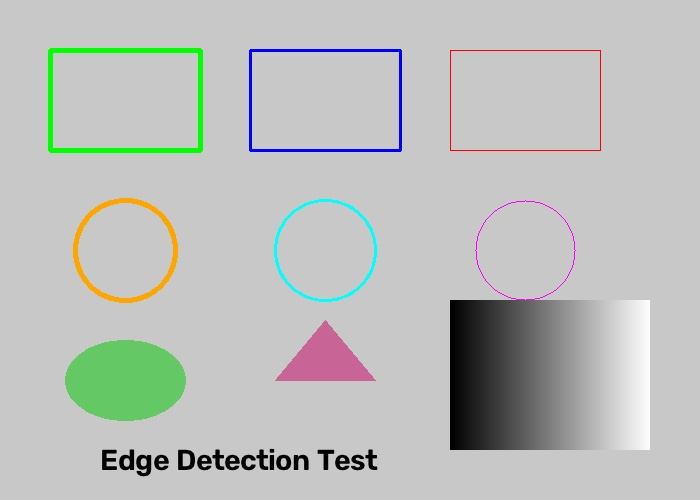
#> input picture Chapter1/module5/test_image.jpg, 700 x 500 px
$ python test_edge_detector.py   (older library calls are emulated)
#> lines starting #> are read from the running program, lines starting #| are printed output that depends on the picture; after the words box and inside, x2 and y2 are one past the last pixel; in counts of white or black regions, pixels touching at a corner belong together
### Chapter1/module5/opencv_edge_detector_app.py
"""
OpenCV Edge Detector Application - Interactive Hands-on Exercises

This script demonstrates an interactive application for evaluating edge detection
techniques with real-time parameter adjustment using OpenCV trackbars:
- Canny edge detection with adjustable thresholds
- Sobel edge detection with adjustable kernel size
- Laplacian edge detection (fixed kernel)
- Scharr edge detection with adjustable kernel size
- Real-time comparison of all methods
"""

import cv2
import numpy as np
import os


class EdgeDetectorApp:
    """
    Interactive edge detection application with real-time parameter adjustment.

    Provides trackbars to adjust Canny thresholds and Sobel/Scharr kernel sizes.
    Displays edge detection results in real-time as parameters change.
    """

    def __init__(self, image_path):
        """
        Initialize the edge detector application.

        Args:
            image_path (str): Path to the image file to process.

        Raises:
            ValueError: If image cannot be loaded.
        """
        self.image_path = image_path
        self.original = None
        self.gray = None
        self.output_dir = os.path.join(os.path.dirname(image_path), 'output_edge_detection')

        # Load image
        self._load_image()

        # Trackbar parameters
        self.canny_low = 50
        self.canny_high = 150
        self.sobel_ksize = 3

        # Edge detection results
        self.edges_canny = None
        self.edges_sobel = None
        self.edges_laplacian = None
        self.edges_scharr = None

    def _load_image(self):
        """
        Load image from file. Create sample if doesn't exist.

        Prints:
            - Confirmation of image loading
            - Image dimensions
        """
        if os.path.exists(self.image_path):
            self.original = cv2.imread(self.image_path)
        else:
            self._create_sample_image()
            self.original = cv2.imread(self.image_path)

        if self.original is None:
            raise ValueError(f"Failed to load image from: {self.image_path}")

        self.gray = cv2.cvtColor(self.original, cv2.COLOR_BGR2GRAY)
        print(f"✓ Image loaded: {self.image_path}")
        print(f"  Dimensions: {self.original.shape}")

    # [38 lines left out: function _create_sample_image, not called in this run]

    def compute_edges(self):
        """
        Compute edge detection using all methods with current parameters.

        Computes:
        - Canny edges with current threshold values
        - Sobel edges with current kernel size
        - Laplacian edges (fixed kernel)
        - Scharr edges with current kernel size

        Updates instance variables with results.
        """
        # Canny edge detection
        self.edges_canny = cv2.Canny(self.gray, self.canny_low, self.canny_high)

        # Sobel edge detection (X and Y)
        sobelx = cv2.Sobel(self.gray, cv2.CV_64F, 1, 0, ksize=self.sobel_ksize)
        sobely = cv2.Sobel(self.gray, cv2.CV_64F, 0, 1, ksize=self.sobel_ksize)
        self.edges_sobel = np.sqrt(sobelx**2 + sobely**2)
        self.edges_sobel = np.clip(self.edges_sobel, 0, 255).astype(np.uint8)

        # Laplacian edge detection
        laplacian = cv2.Laplacian(self.gray, cv2.CV_64F, ksize=3)
        self.edges_laplacian = np.clip(np.abs(laplacian), 0, 255).astype(np.uint8)

        # Scharr edge detection
        scharrx = cv2.Scharr(self.gray, cv2.CV_64F, 1, 0)
        scharry = cv2.Scharr(self.gray, cv2.CV_64F, 0, 1)
        self.edges_scharr = np.sqrt(scharrx**2 + scharry**2)
        self.edges_scharr = np.clip(self.edges_scharr, 0, 255).astype(np.uint8)

    # [134 lines left out: functions on_trackbar_canny_low, on_trackbar_canny_high, on_trackbar_ksize, display_with_trackbars, _create_comparison_image, not called in this run]

    def _save_results(self):
        """
        Save edge detection results to files.

        Saves all 4 edge detection results with current parameters
        in the output directory.

        Prints:
            - Confirmation of saved files
            - Output directory path
        """
        os.makedirs(self.output_dir, exist_ok=True)

        # Save results
        canny_path = os.path.join(self.output_dir,
                                 f'canny_low{self.canny_low}_high{self.canny_high}.jpg')
        sobel_path = os.path.join(self.output_dir,
                                 f'sobel_ksize{self.sobel_ksize}.jpg')
        laplacian_path = os.path.join(self.output_dir, 'laplacian.jpg')
        scharr_path = os.path.join(self.output_dir, 'scharr.jpg')

        cv2.imwrite(canny_path, self.edges_canny)
        cv2.imwrite(sobel_path, self.edges_sobel)
        cv2.imwrite(laplacian_path, self.edges_laplacian)
        cv2.imwrite(scharr_path, self.edges_scharr)

        print(f"\n✓ Results saved:")
        print(f"  - Canny: {canny_path}")
        print(f"  - Sobel: {sobel_path}")
        print(f"  - Laplacian: {laplacian_path}")
        print(f"  - Scharr: {scharr_path}")

    def analyze_edges(self):
        """
        Perform statistical analysis of edge detection results.

        Analyzes edge detection quality metrics including:
        - Number of edge pixels detected
        - Edge intensity statistics
        - Comparison of detection methods

        Prints:
            - Statistics for each edge detection method
            - Comparative analysis
        """
        print("\n" + "="*70)
        print("EDGE DETECTION ANALYSIS")
        print("="*70)

        def analyze_method(name, edges):
            """Analyze a single edge detection result."""
            edge_pixels = np.count_nonzero(edges)
            total_pixels = edges.shape[0] * edges.shape[1]
            edge_percentage = (edge_pixels / total_pixels) * 100
            mean_intensity = edges.mean()
            std_intensity = edges.std()
            max_intensity = edges.max()

            print(f"\n{name}:")
            print(f"  Edge pixels detected: {edge_pixels} ({edge_percentage:.2f}%)")
            print(f"  Mean intensity: {mean_intensity:.2f}")
            print(f"  Std deviation: {std_intensity:.2f}")
            print(f"  Max intensity: {max_intensity}")

            return {
                'edge_pixels': edge_pixels,
                'edge_percentage': edge_percentage,
                'mean_intensity': mean_intensity
            }

        # Analyze each method
        print(f"\nCanny Detection (Low: {self.canny_low}, High: {self.canny_high}):")
        canny_stats = analyze_method("  Canny", self.edges_canny)

        print(f"\nSobel Detection (Kernel Size: {self.sobel_ksize}):")
        sobel_stats = analyze_method("  Sobel", self.edges_sobel)

        print(f"\nLaplacian Detection (Kernel Size: 3):")
        laplacian_stats = analyze_method("  Laplacian", self.edges_laplacian)

        print(f"\nScharr Detection (Fixed):")
        scharr_stats = analyze_method("  Scharr", self.edges_scharr)

        # Comparison
        print(f"\n" + "-"*70)
        print("COMPARATIVE ANALYSIS:")
        print("-"*70)

        methods = {
            'Canny': canny_stats,
            'Sobel': sobel_stats,
            'Laplacian': laplacian_stats,
            'Scharr': scharr_stats
        }

        sorted_by_edges = sorted(methods.items(),
                                key=lambda x: x[1]['edge_percentage'], reverse=True)
        sorted_by_intensity = sorted(methods.items(),
                                    key=lambda x: x[1]['mean_intensity'], reverse=True)

        print("\nBy number of edge pixels detected:")
        for rank, (name, stats) in enumerate(sorted_by_edges, 1):
            print(f"  {rank}. {name:<15} - {stats['edge_percentage']:>6.2f}% edges")

        print("\nBy edge intensity (sensitivity):")
        for rank, (name, stats) in enumerate(sorted_by_intensity, 1):
            print(f"  {rank}. {name:<15} - {stats['mean_intensity']:>6.2f} avg intensity")


# [194 lines left out: functions create_documentation, main, not called in this run]


# [2 lines that do not run on import are left out]

### Chapter1/module5/test_edge_detector.py
"""
Non-interactive test script for edge detector application.
Verifies edge detection functionality without GUI.
"""

import cv2
import numpy as np
import os
from opencv_edge_detector_app import EdgeDetectorApp


def test_edge_detector():
    """Test edge detection functionality without interactive GUI."""
    print("\n" + "="*70)
    print("TESTING EDGE DETECTOR APPLICATION")
    print("="*70)

    current_dir = os.path.dirname(os.path.abspath(__file__))
    image_path = os.path.join(current_dir, 'test_image.jpg')
    output_dir = os.path.join(current_dir, 'output_edge_detection')

    # Create application
    print("\n1. Initializing EdgeDetectorApp...")
    app = EdgeDetectorApp(image_path)
#> in _load_image, self.original is the input picture: shape (500, 700, 3); mean B, G, R 187.4, 190.5, 187.6
#> in _load_image, `self.gray = cv2.cvtColor(self.original, cv2.COLOR_BGR2GRAY)`:
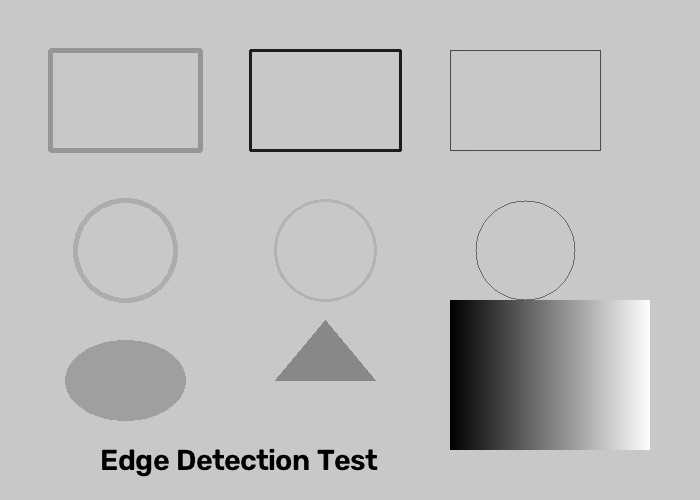
#> self.gray: shape (500, 700); min 0, max 255, mean 189.3
#|   Dimensions: (500, 700, 3)
    print("   ✓ Application initialized successfully")

    # Test edge detection with default parameters
    print("\n2. Testing edge detection with default parameters...")
    print(f"   - Canny thresholds: Low={app.canny_low}, High={app.canny_high}")
    print(f"   - Sobel kernel size: {app.sobel_ksize}")

    app.compute_edges()
#> in compute_edges, `self.edges_canny = cv2.Canny(self.gray, self.canny_low, self.canny_high)`:
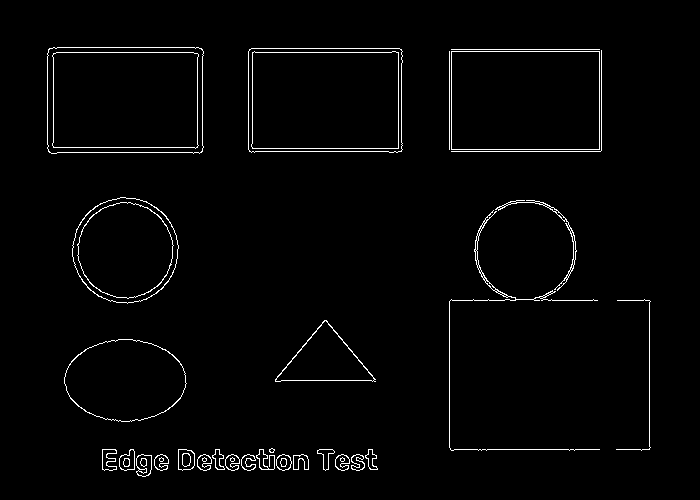
#> self.edges_canny: shape (500, 700); 2% white in thin lines or dots, all inside (x1, y1, x2, y2) = (47, 47, 651, 477)
#> in compute_edges, `laplacian = cv2.Laplacian(self.gray, cv2.CV_64F, ksize=3)`:
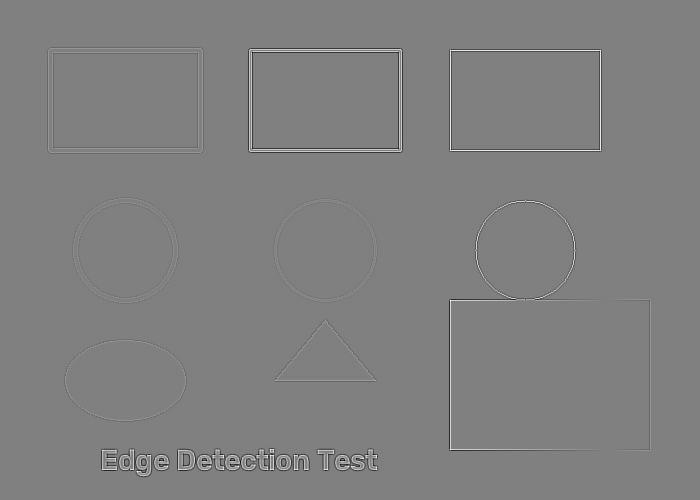
#> laplacian: shape (500, 700) float64; min -1196, max 1186, mean 0; drawn with min black and max white
#> in compute_edges, `self.edges_scharr = np.clip(self.edges_scharr, 0, 255).astype(np.uint8)`:
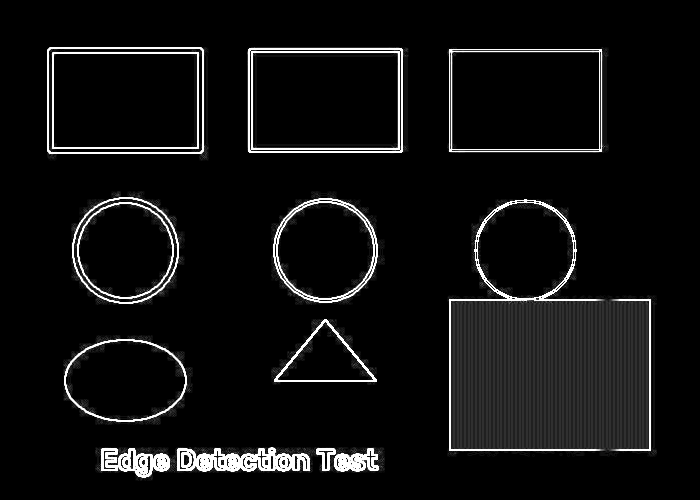
#> self.edges_scharr: shape (500, 700); min 0, max 255, mean 16.1
    print("   ✓ Edge detection computed successfully")

    # Verify edge detection results
    print("\n3. Verifying edge detection results...")
    assert app.edges_canny is not None, "Canny edges not computed"
    assert app.edges_sobel is not None, "Sobel edges not computed"
    assert app.edges_laplacian is not None, "Laplacian edges not computed"
    assert app.edges_scharr is not None, "Scharr edges not computed"
    print("   ✓ All edge detection results available")

    # Check shapes
    print("\n4. Checking edge detection output shapes...")
    h, w = app.gray.shape
#> h = 500; w = 700
    assert app.edges_canny.shape == (h, w), "Canny shape mismatch"
    assert app.edges_sobel.shape == (h, w), "Sobel shape mismatch"
    assert app.edges_laplacian.shape == (h, w), "Laplacian shape mismatch"
    assert app.edges_scharr.shape == (h, w), "Scharr shape mismatch"
    print(f"   ✓ All outputs have correct shape: {(h, w)}")
#|    ✓ All outputs have correct shape: (500, 700)

    # Test parameter variation
    print("\n5. Testing parameter variation...")

    # Test Canny with different thresholds
    app.canny_low = 30
    app.canny_high = 100
    app.compute_edges()
#> in compute_edges (call 2), `self.edges_canny = cv2.Canny(self.gray, self.canny_low, self.canny_high)`:
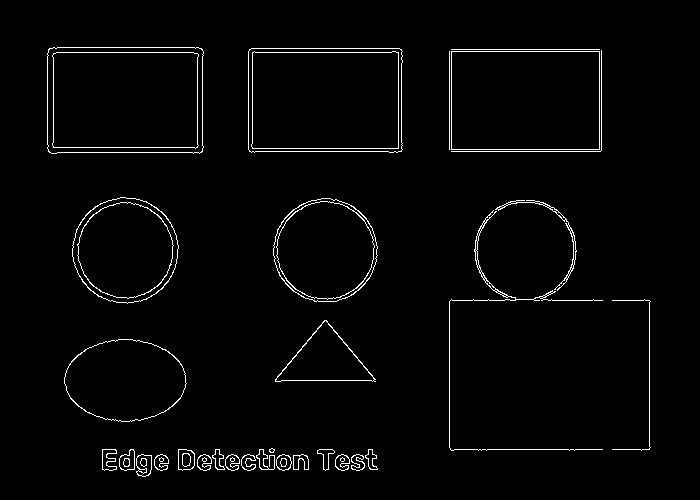
#> self.edges_canny: shape (500, 700); 2.2% white in thin lines or dots, all inside (x1, y1, x2, y2) = (47, 47, 651, 477)
    canny_low_threshold = np.count_nonzero(app.edges_canny)
#> canny_low_threshold = 7664
    print(f"   - Canny (low=30, high=100): {canny_low_threshold} edge pixels")
#|    - Canny (low=30, high=100): 7664 edge pixels

    app.canny_low = 100
    app.canny_high = 200
    app.compute_edges()
#> in compute_edges (call 3), `self.edges_canny = cv2.Canny(self.gray, self.canny_low, self.canny_high)`:
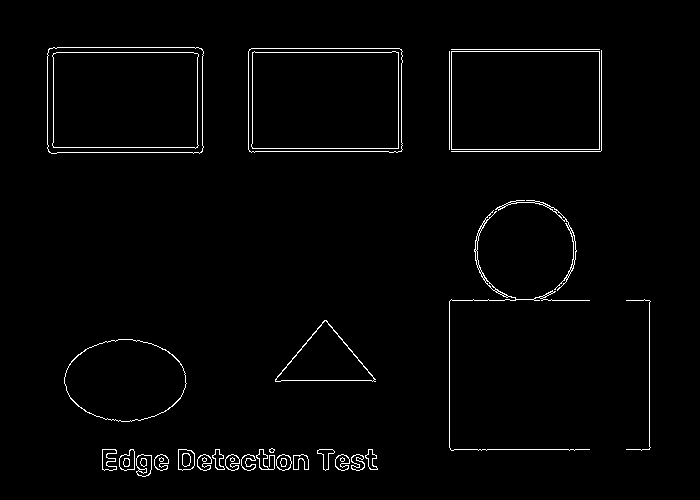
#> self.edges_canny: shape (500, 700); 1.8% white in thin lines or dots, all inside (x1, y1, x2, y2) = (47, 47, 651, 477)
    canny_high_threshold = np.count_nonzero(app.edges_canny)
#> canny_high_threshold = 6245
    print(f"   - Canny (low=100, high=200): {canny_high_threshold} edge pixels")
#|    - Canny (low=100, high=200): 6245 edge pixels

    assert canny_high_threshold < canny_low_threshold, \
        "Higher thresholds should detect fewer edges"
    print("   ✓ Threshold variation working correctly")

    # Test kernel size variation
    print("\n6. Testing kernel size variation...")

    app.sobel_ksize = 3
    app.compute_edges()
    sobel_k3 = np.count_nonzero(app.edges_sobel)
#> sobel_k3 = 67992
    print(f"   - Sobel (ksize=3): {sobel_k3} edge pixels")
#|    - Sobel (ksize=3): 67992 edge pixels

    app.sobel_ksize = 7
    app.compute_edges()
#> in compute_edges (call 5), `self.edges_sobel = np.clip(self.edges_sobel, 0, 255).astype(np.uint8)`:
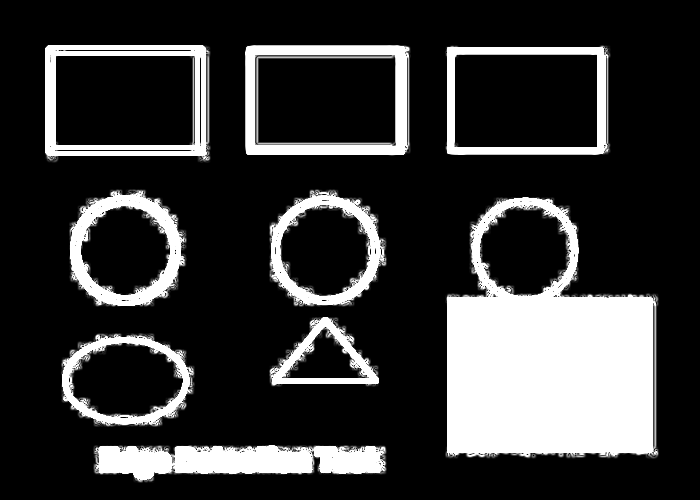
#> self.edges_sobel: shape (500, 700); min 0, max 255, mean 53.8
    sobel_k7 = np.count_nonzero(app.edges_sobel)
#> sobel_k7 = 86949
    print(f"   - Sobel (ksize=7): {sobel_k7} edge pixels")
#|    - Sobel (ksize=7): 86949 edge pixels

    print("   ✓ Kernel size variation working correctly")

    # Test edge analysis
    print("\n7. Testing edge analysis...")
    print("   Analyzing edge detection results...")
    app.analyze_edges()
#> in analyze_method, `edge_pixels = np.count_nonzero(edges)`: edge_pixels = 6245
#> in analyze_method, `edge_percentage = (edge_pixels / total_pixels) * 100`: edge_percentage = 1.78
#> in analyze_method, `mean_intensity = edges.mean()`: mean_intensity = 4.55
#> in analyze_method, `std_intensity = edges.std()`: std_intensity = 33.76
#> in analyze_method, `max_intensity = edges.max()`: max_intensity = 255
#|   Edge pixels detected: 6245 (1.78%)
#|   Mean intensity: 4.55
#|   Std deviation: 33.76
#|   Max intensity: 255
#> in analyze_edges, `canny_stats = analyze_method("  Canny", self.edges_canny)`: canny_stats = {'edge_pixels': 6245, 'edge_percentage': 1.78, 'mean_intensity': 4.55}
#|   Edge pixels detected: 86949 (24.84%)
#|   Mean intensity: 53.77
#|   Std deviation: 101.11
#|   Max intensity: 255
#> in analyze_edges, `sobel_stats = analyze_method("  Sobel", self.edges_sobel)`: sobel_stats = {'edge_pixels': 86949, 'edge_percentage': 24.84, 'mean_intensity': 53.77}
#|   Edge pixels detected: 54531 (15.58%)
#|   Mean intensity: 9.67
#|   Std deviation: 43.10
#|   Max intensity: 255
#> in analyze_edges, `laplacian_stats = analyze_method("  Laplacian", self.edges_laplacian)`: laplacian_stats = {'edge_pixels': 54531, 'edge_percentage': 15.58, 'mean_intensity': 9.67}
#|   Edge pixels detected: 68358 (19.53%)
#|   Mean intensity: 16.07
#|   Std deviation: 52.10
#|   Max intensity: 255
#> in analyze_edges, `scharr_stats = analyze_method("  Scharr", self.edges_scharr)`: scharr_stats = {'edge_pixels': 68358, 'edge_percentage': 19.53, 'mean_intensity': 16.07}
#> in analyze_edges, `sorted_by_edges = sorted(methods.items(), key=lambda x: x[1]['edge_per..`: sorted_by_edges = 4 items
#> the loop in analyze_edges, `for rank, (name, stats) in enumerate(sorted_by_edges, 1):` made 4 passes
#> name on passes 1 to 4: 'Sobel', 'Scharr', 'Laplacian', 'Canny'
#|   1. Sobel           -  24.84% edges
#|   2. Scharr          -  19.53% edges
#|   3. Laplacian       -  15.58% edges
#|   4. Canny           -   1.78% edges
#> the loop in analyze_edges, `for rank, (name, stats) in enumerate(sorted_by_intensity, 1):` made 4 passes
#|   1. Sobel           -  53.77 avg intensity
#|   2. Scharr          -  16.07 avg intensity
#|   3. Laplacian       -   9.67 avg intensity
#|   4. Canny           -   4.55 avg intensity
    print("   ✓ Edge analysis completed successfully")

    # Test save functionality
    print("\n8. Testing save functionality...")
    os.makedirs(output_dir, exist_ok=True)
    app._save_results()
    print("   ✓ Results saved successfully")

    # Verify saved files
    print("\n9. Verifying saved files...")
    expected_files = [
        'canny_low100_high200.jpg',
        'sobel_ksize7.jpg',
        'laplacian.jpg',
        'scharr.jpg'
    ]

    for filename in expected_files:
        filepath = os.path.join(output_dir, filename)
        if os.path.exists(filepath):
            print(f"   ✓ {filename}")
        else:
            print(f"   ✗ {filename} NOT FOUND")

    print("\n" + "="*70)
    print("✓ ALL TESTS PASSED SUCCESSFULLY!")
    print("="*70)
    print(f"\nTest image: {image_path}")
    print(f"Output directory: {output_dir}")


if __name__ == "__main__":
    test_edge_detector()
